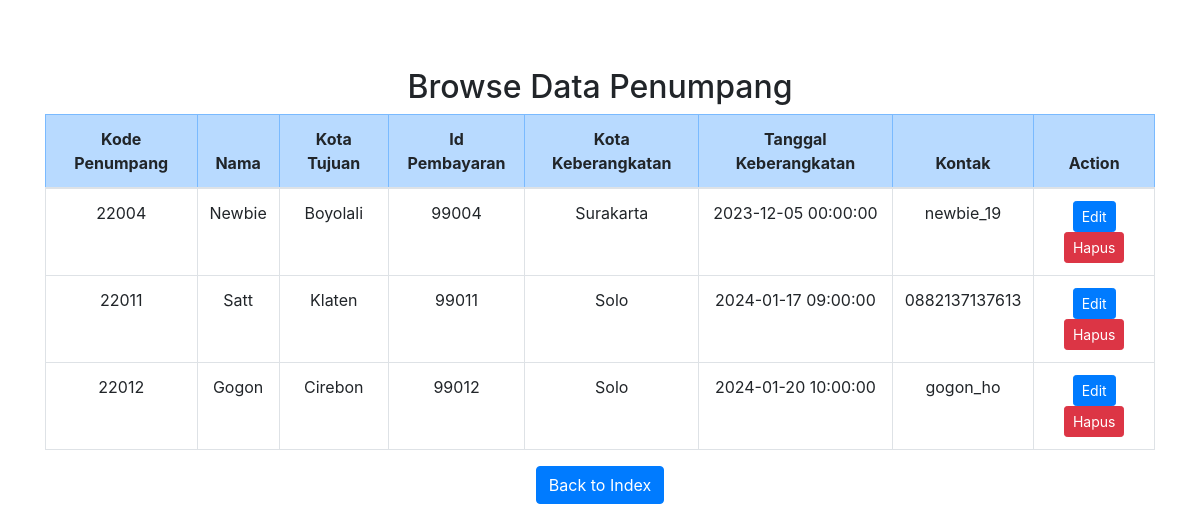
The app's page /browse_penumpang.php with its own data.
### tables this page shows
CREATE TABLE `t_transaksi` (
  `id_transaksi` varchar(12) NOT NULL,
  `id_penumpang` varchar(12) NOT NULL,
  `id_travel` varchar(12) NOT NULL,
  `statuss` varchar(50) NOT NULL
);

CREATE TABLE `t_penumpang` (
  `id_penumpang` varchar(12) NOT NULL,
  `nama` varchar(40) NOT NULL,
  `tgl_berangkat` datetime NOT NULL,
  `id_travel` varchar(12) NOT NULL,
  `kota_keberangkatan` varchar(20) NOT NULL,
  `tujuan` varchar(20) NOT NULL,
  `kontak` varchar(20) NOT NULL
);

### browse_penumpang.php (the view, shortened to what this page needs)
<!DOCTYPE html>
<html lang="en">
<head>
    <link rel="stylesheet" href="https://maxcdn.bootstrapcdn.com/bootstrap/4.5.2/css/bootstrap.min.css">
</head>
<body>
    <div class="container mt-5">
        <main>
            <h2>Browse Data Penumpang</h2>
            <table class="table table-bordered">
                <thead class="table-primary">
                    <tr>
                        <th>Kode Penumpang</th>
                        <th>Nama</th>
                        <th>Kota Tujuan</th>
                        <th>Id Pembayaran</th>
                        <th>Kota Keberangkatan</th>
                        <th>Tanggal Keberangkatan</th>
                        <th>Kontak</th>
                        <th>Action</th>
                    </tr>
                </thead>
                <tbody class="table-group-divider">
                    <?php
                    require_once("koneksi.php");
                    $sql = "SELECT t_penumpang.id_penumpang,
                                    t_penumpang.nama,
                                    t_penumpang.tujuan,
                                    t_penumpang.kota_keberangkatan,
                                    t_penumpang.tgl_berangkat,
                                    t_penumpang.kontak,
                                    t_transaksi.id_transaksi
                                     FROM t_penumpang LEFT JOIN t_transaksi ON t_penumpang.id_penumpang = t_transaksi.id_penumpang";
                    $result = $conn->query($sql);
                    if ($result->num_rows > 0) {
                        while ($row = $result->fetch_assoc()) {
                            echo "<tr>";
                            echo "<td>" . $row["id_penumpang"] . "</td>";
                            echo "<td>" . $row["nama"] . "</td>";
                            echo "<td>" . $row["tujuan"] . "</td>";
                            echo "<td>";
                            if ($row["id_transaksi"]) {
                                echo $row["id_transaksi"];
                            } else {
                                echo "<a href='proses_add_transaksi.php?id=" . $row["id_penumpang"] . "'  class='btn btn-primary btn-sm'>Buat</a> ";
                            }
                            echo "</td>";
                            echo "<td>" . $row["kota_keberangkatan"] . "</td>";
                            echo "<td>" . $row["tgl_berangkat"] . "</td>";
                            echo "<td>" . $row["kontak"] . "</td>";
                            echo "<td>";
                            echo "<a href='edit_penumpang.php?id=" . $row["id_penumpang"] . "'  class='btn btn-primary btn-sm'>Edit</a> ";
                            echo "<a href='hapus_penumpang.php?id=" . $row["id_penumpang"] . "' class='btn btn-danger btn-sm ' >Hapus</a>";
                            echo "</td>";
                            echo "</tr>";
                        }
                    } else {
                        echo "<tr><td colspan='5'>Tidak ada data produk.</td></tr>";
                    }
                    ?>
                </tbody>
            </table>
            <a href="index.php" class="btn btn-primary">Back to Index</a>
        </main>
    </div>
</body>
</html>

### browse_penumpang.php (style rules this page uses)
body { display: flex; min-height: 100vh; flex-direction: column; }
main { flex: 1; padding: 20px 0!important; text-align: center; }

### records on screen
t_transaksi: id_penumpang.id_penumpang "22004", id_penumpang.nama "Newbie", id_penumpang.tujuan "Boyolali", id_transaksi "99004", id_penumpang.kota_keberangkatan "Surakarta", id_penumpang.tgl_berangkat "2023-12-05 00:00:00", id_penumpang.kontak "newbie_19"
t_transaksi: id_penumpang.id_penumpang "22011", id_penumpang.nama "Satt", id_penumpang.tujuan "Klaten", id_transaksi "99011", id_penumpang.kota_keberangkatan "Solo", id_penumpang.tgl_berangkat "2024-01-17 09:00:00", id_penumpang.kontak "0882137137613"
t_transaksi: id_penumpang.id_penumpang "22012", id_penumpang.nama "Gogon", id_penumpang.tujuan "Cirebon", id_transaksi "99012", id_penumpang.kota_keberangkatan "Solo", id_penumpang.tgl_berangkat "2024-01-20 10:00:00", id_penumpang.kontak "gogon_ho"
